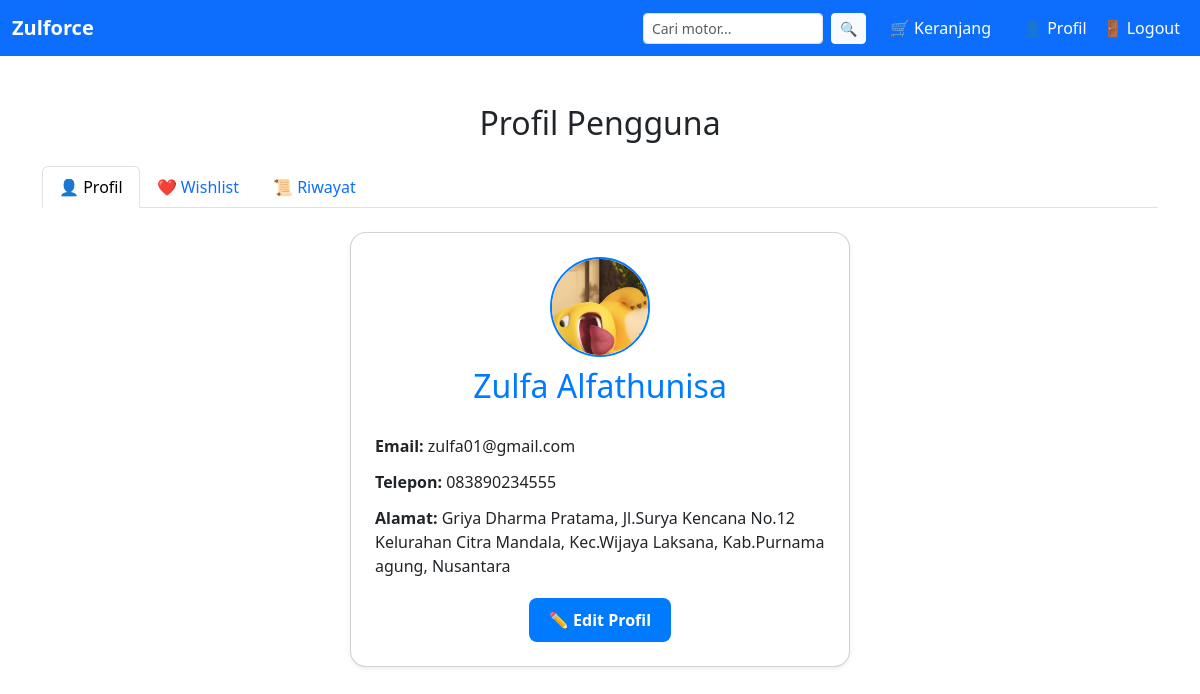
The page /profil.php (signed in) on the database its author committed.
### tables this page shows
CREATE TABLE `pengguna` (
  `id_pengguna` int NOT NULL,
  `nama_pengguna` varchar(25) DEFAULT NULL,
  `email` varchar(25) NOT NULL,
  `password` text NOT NULL,
  `no_hp` varchar(13) DEFAULT NULL,
  `alamat` text,
  `foto` varchar(255) DEFAULT NULL
);

### profil.php (the view, shortened to what this page needs)
<?php
include "header.php";
$id_pengguna = $_SESSION['id_pengguna'];
$query_profil = $koneksi->query("SELECT * FROM pengguna WHERE id_pengguna = '$id_pengguna'");
$data_profil = $query_profil->fetch_assoc();
?>
<div class="container mt-5">
  <h2 class="mb-4 text-center">Profil Pengguna</h2>
  <ul class="nav nav-tabs mb-4" id="myTab" role="tablist">
    <li class="nav-item" role="presentation">
      <button class="nav-link active" id="profil-tab" data-bs-toggle="tab" data-bs-target="#profil" type="button" role="tab">👤 Profil</button>
    </li>
    <li class="nav-item" role="presentation">
      <button class="nav-link" id="wishlist-tab" data-bs-toggle="tab" href="#wishlist" data-bs-target="#wishlist" type="button" role="tab">❤️ Wishlist</button>
    </li>
    <li class="nav-item" role="presentation">
      <button class="nav-link" id="riwayat-tab" data-bs-toggle="tab" data-bs-target="#riwayat" type="button" role="tab">📜 Riwayat</button>
    </li>
  </ul>
  <div class="tab-content" id="myTabContent">
    <div class="tab-pane fade show active" id="profil" role="tabpanel">
      <div class="card shadow-sm p-4" style="border-radius:16px; max-width:500px; margin:20px auto; background:#ffffff;">
        <div style="text-align:center; margin-bottom:20px;">
          <?php if (!empty($data_profil['foto'])): ?>
            <img src="uploads/<?= htmlspecialchars($data_profil['foto']) ?>" alt="Avatar"
              style="width:100px; height:100px; border-radius:50%; object-fit:cover; border:2px solid #007bff;">
          <?php endif; ?>
          <h2 style="margin-top:10px; color:#007bff;">
            <?= htmlspecialchars($data_profil['nama_pengguna'] ?? 'Tidak diketahui') ?>
          </h2>
        </div>
        <div id="profil-view">
          <div style="display:flex; flex-direction:column; gap:12px;">
            <div><strong>Email:</strong> <?= htmlspecialchars($data_profil['email'] ?? '-') ?></div>
            <div><strong>Telepon:</strong> <?= htmlspecialchars($data_profil['no_hp'] ?? '-') ?></div>
            <div><strong>Alamat:</strong> <?= htmlspecialchars($data_profil['alamat'] ?? '-') ?></div>
          </div>
          <div style="text-align:center; margin-top:20px;">
            <button id="editBtn" style="background:#007bff; color:#fff; padding:10px 20px; border:none; border-radius:8px; font-weight:bold;">✏️ Edit Profil</button>
          </div>
        </div>
      </div>
    </div>
  </div>
</div>
<?php include "footer.php"; ?>

### rows shown on the page
pengguna: foto (picture), nama_pengguna "Zulfa Alfathunisa", email "zulfa01@gmail.com", no_hp "083890234555", alamat "Griya Dharma Pratama, Jl.Surya Kencana No.12 Kelurahan Citra Mandala, Kec.Wijaya Laksana, Kab.Purnama agung, Nusantara"
